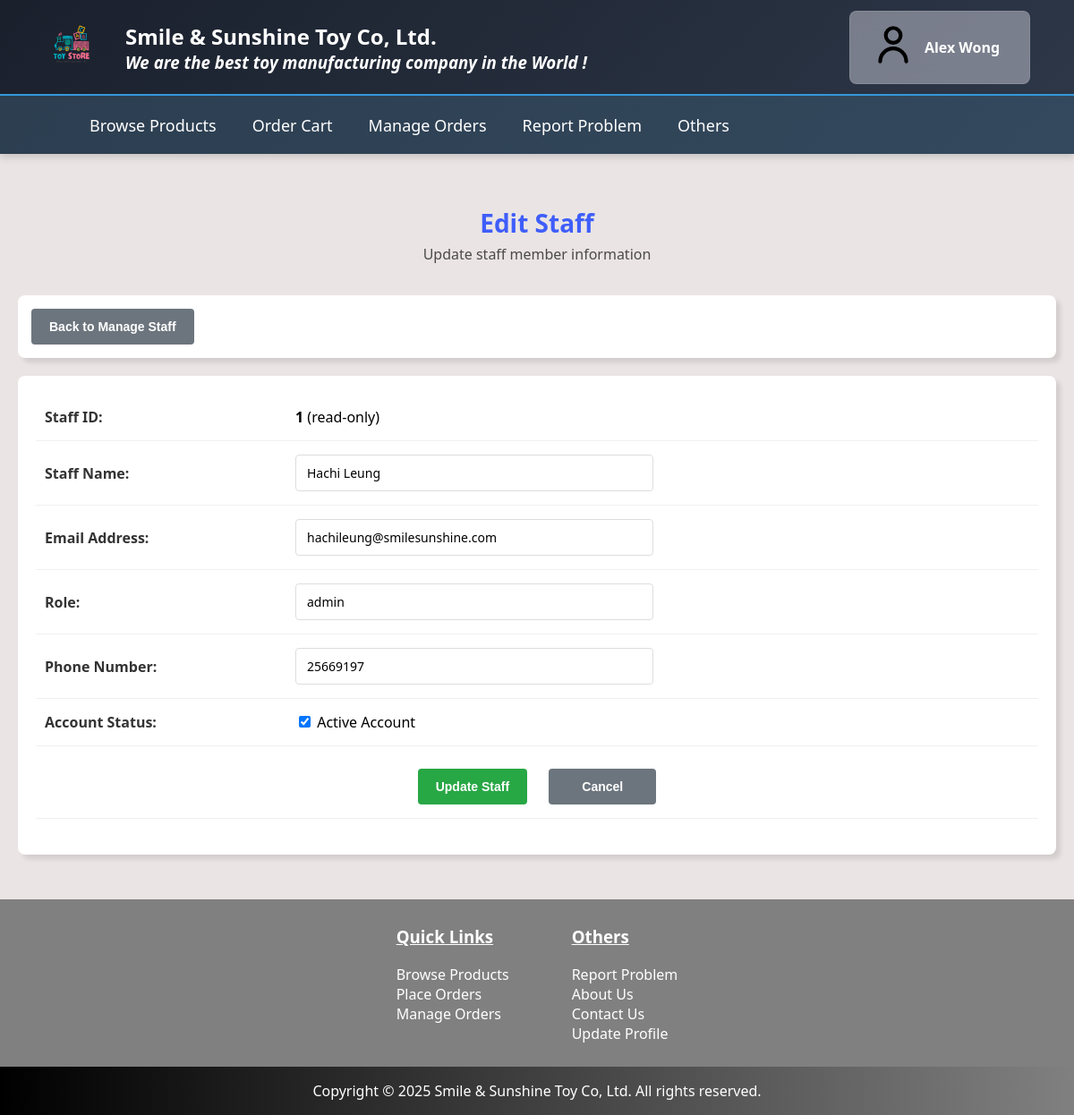
Page /staff/user/edit-staff.php?id=1 (signed in) on the committed database.
### tables this page shows
CREATE TABLE `staff` (
  `sid` int(11) NOT NULL AUTO_INCREMENT,
  `sname` varchar(255) NOT NULL,
  `semail` varchar(255) DEFAULT NULL,
  `spassword` varchar(255) NOT NULL,
  `srole` varchar(45) DEFAULT NULL,
  `stel` int(11) DEFAULT NULL,
  `simage` varchar(255) DEFAULT NULL,
  `savail` tinyint(1) NOT NULL DEFAULT 1,
  PRIMARY KEY (`sid`)
);

### staff/user/edit-staff.php (the view, shortened to what this page needs)
<?php
require_once __DIR__ . "/../../config/database.php";
$sid = $_GET["id"] ?? "";
$stmt = $conn->prepare("SELECT * FROM staff WHERE sid = ?");
$stmt->bind_param("i", $sid);
$stmt->execute();
$result = $stmt->get_result();
$staff = $result->fetch_assoc();
?>
<!DOCTYPE html>
<html lang="en">
    <head>
        <?php require_once __DIR__ . "/../../includes/head-setting.php"; ?>
        <link rel="stylesheet" href="styles/style-items.css">
    </head>
    <body>
        <div id="main-page">
            <?php require_once __DIR__ . "/../../includes/header.php"; ?>
            <div id="main-section">
                <div id="items-container">
                    <div id="items-header">
                        <h2>Edit Staff</h2>
                        <p>Update staff member information</p>
                    </div>
                    <div id="items-controls">
                        <div id="control-actions">
                            <button type="button" id="back-btn" onclick="window.location.href='staff/user/manage-staff.php'">Back to Manage Staff</button>
                        </div>
                    </div>
                    <div id="items-section">
                        <form method="POST">
                            <div id="add-item-form">
                                <table id="add-item">
                                    <tr>
                                        <td><label for="staff-id">Staff ID:</label></td>
                                        <td><strong><?php echo $staff["sid"]; ?></strong> (read-only)</td>
                                    </tr>
                                    <tr>
                                        <td><label for="staff-name">Staff Name:</label></td>
                                        <td><input type="text" name="staff-name" value="<?php echo $staff["sname"]; ?>" required></td>
                                    </tr>
                                    <tr>
                                        <td><label for="staff-email">Email Address:</label></td>
                                        <td><input type="email" name="staff-email" value="<?php echo $staff["semail"]; ?>" required></td>
                                    </tr>
                                    <tr>
                                        <td><label for="staff-role">Role:</label></td>
                                        <td><input type="text" name="staff-role" value="<?php echo $staff["srole"]; ?>" placeholder="e.g., admin, manager, staff" required></td>
                                    </tr>
                                    <tr>
                                        <td><label for="staff-tel">Phone Number:</label></td>
                                        <td><input type="tel" name="staff-tel" value="<?php echo $staff["stel"]; ?>" placeholder="Optional"></td>
                                    </tr>
                                    <tr>
                                        <td><label for="staff-active">Account Status:</label></td>
                                        <td>
                                            <label class="checkbox-label">
                                                <input type="checkbox" name="staff-active" <?php echo $staff['savail'] ? 'checked' : ''; ?>>
                                                Active Account
                                            </label>
                                        </td>
                                    </tr>
                                    <tr>
                                        <td colspan="2" id="button-row">
                                            <input id="btn-submit" type="submit" value="Update Staff">
                                            <input id="btn-reset" type="button" value="Cancel" onclick="window.location.href='staff/user/manage-staff.php'">
                                        </td>
                                    </tr>
                                </table>
                            </div>
                        </form>
                    </div>
                </div>
            </div>
            <?php require_once __DIR__ . "/../../includes/footer.php"; ?>
        </div>
    </body>
</html>

### styles/style-general.css (style rules this page uses)
html { scroll-behavior: smooth; }
body { margin: 0px; padding: 0px; background: rgba(214, 204, 202, 0.5); font-family: 'Segoe UI', Roboto, 'Helvetica Neue', Arial, sans-serif; }
#main-section { min-height: 100vh; }

### styles/style-items.css (style rules this page uses)
#items-container { margin: auto; padding: 20px; max-width: 1400px; }
#items-header { margin-bottom: 20px; padding: 15px; text-align: center; }
#items-header h2 { margin-bottom: 5px; font-size: 28px; color: #3F5EFB; }
#items-header p { margin: 0px; font-size: 16px; color: #4b4949; }
#items-controls { margin-bottom: 20px; padding: 15px; border-radius: 8px; background: white; box-shadow: 5px 5px 5px #0000001a; }
#control-actions { display: flex; align-items: center; }
#items-section { margin-bottom: 30px; }
#add-item-form { width: calc(100% - 40px); margin: 0px auto; padding: 20px; border-radius: 8px; background: white; box-shadow: 5px 5px 5px #0000001a; }
#back-btn { padding: 12px 20px; border: none; border-radius: 4px; background: #6c757d; color: white; font-size: 14px; font-weight: bold; cursor: pointer; transition: all 0.3s; }
#add-item { width: 100%; margin-bottom: 20px; border-collapse: collapse; }
#add-item td { padding: 15px 10px; border-bottom: 1px solid #f0f0f0; }
#button-row { padding: 20px 0; text-align: center; }
#add-item td:first-child { width: 25%; min-width: 150px; font-weight: bold; color: #333; }
#add-item td:last-child { width: 75%; }
#add-item input[type="text"], #add-item input[type="number"], #add-item input[type="tel"], #add-item input[type="email"], #add-item input[type="password"], #add-item textarea, #add-item input[type="file"] { width: 100%; max-width: 400px; padding: 10px 12px; border: 1px solid #ddd; border-radius: 4px; font-size: 14px; font-family: inherit; transition: all 0.3s; box-sizing: border-box; }
#add-item td[colspan="2"] { padding-top: 25px; padding-bottom: 15px; font-size: 16px; }
#btn-submit, #btn-reset { min-width: 120px; margin: 0px 10px; padding: 12px 20px; border: none; border-radius: 4px; font-size: 14px; font-weight: bold; cursor: pointer; transition: all 0.3s; }
#btn-submit { background: #28a745; color: white; }
#btn-reset { background: #6c757d; color: white; }

### rows in the picture
staff: sid "1", staff-name "Hachi Leung", staff-email "hachileung@smilesunshine.com", staff-role "admin", staff-tel "25669197", savail "☑"

### other values in the picture
$_SESSION["userinfo"]["username"] "Alex Wong"
